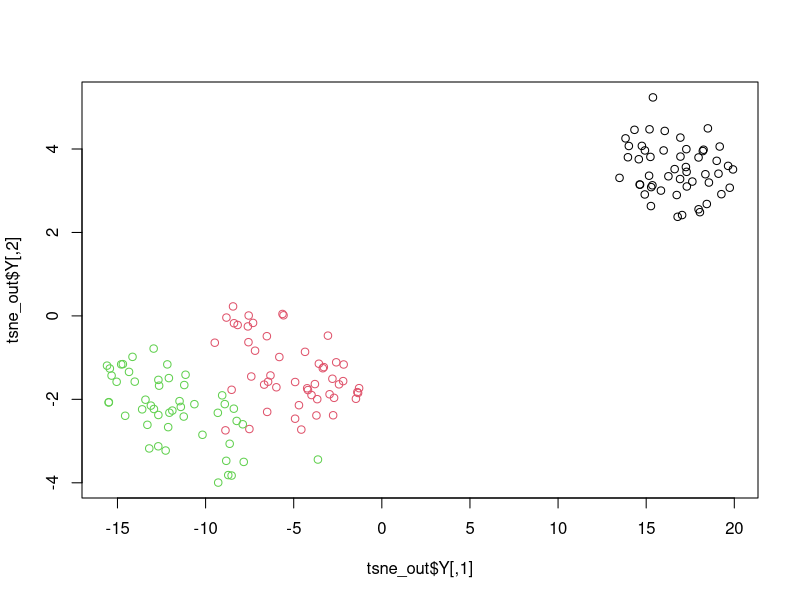

This chart was generated by the following R code:
library(Rtsne)

iris_unique <- unique(iris) # remove duplicate rows 
head(iris_unique)

iris_matrix = as.matrix(iris_unique[,1:4]) # note: we can only pass in numeric columns
tsne_out <- Rtsne(iris_matrix) 
plot(tsne_out$Y,col=iris$Species) # graph is now generated
